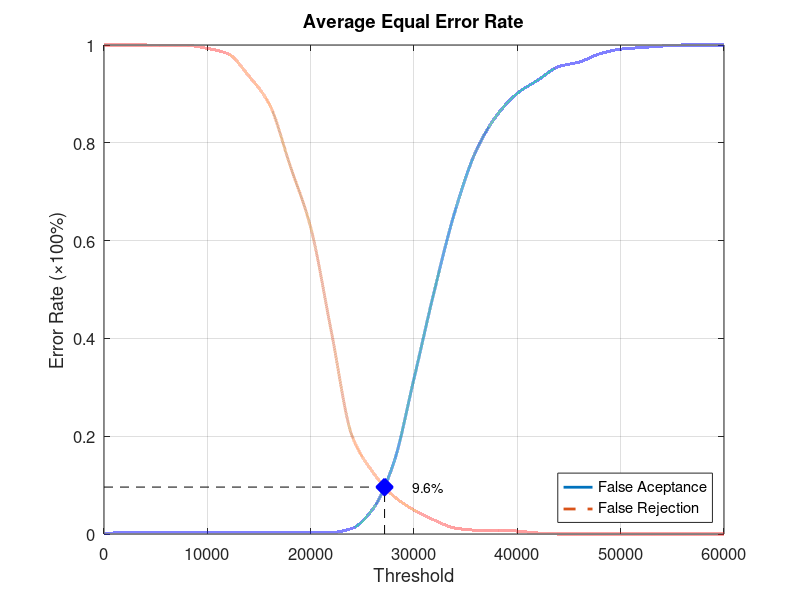
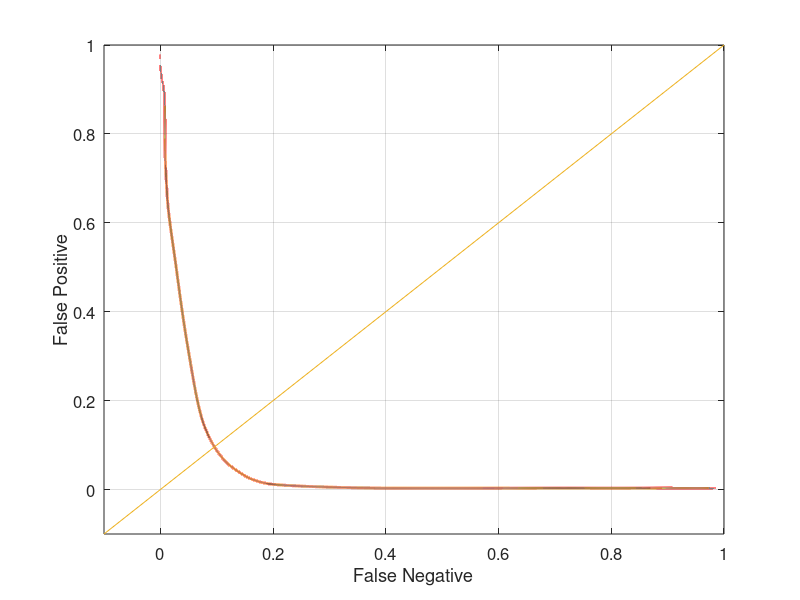

Write MATLAB code to recreate these figures, in order.
function yEER = Database2Average
close all;
clear;
clc;
x = 0:2000:60000;
xq = 0:0.5:60000;

y0 = [0 0.0031579 0.0031579 0.0031579 0.0031579 0.0031579 0.0031579 0.0031579 0.0031579 0.0031579 0.0031579 0.0031579 0.0115789 0.0505263 0.143158 0.317895 0.5 0.662105 0.783158 0.855789 0.901053 0.928421 0.955789 0.965263 0.982105 0.991579 0.994737 0.997895 1 1 1];
yy0 = interp1(x, y0, xq, 'pchip');
y1 = [1 1 1 0.999 0.999 0.993 0.982 0.937 0.879 0.754 0.627 0.414 0.201 0.127 0.078 0.049 0.028 0.012 0.008 0.008 0.006 0.002 0 0 0 0 0 0 0 0 0];
yy1 = interp1(x, y1, xq, 'pchip');

% Calculating EER: 
y2 = abs(y0 - y1);
find(y2 == min(y2))
yy2 = abs(yy0 - yy1);
xEER = find(yy2 == min(yy2));
xEERIndex = xq(xEER) % X-axis EER
yEER = yy0(xEER) % Y-axis EER

main = figure
plot(xq, yy0,'-','LineWidth', 2);	hold on
plot(xq, yy1,'--','LineWidth', 2);	hold on
plot([xEERIndex xEERIndex], [0 yEER], 'k--');	hold on
plot([0 xEERIndex], [yEER yEER], 'k--');	hold on
plot(xEERIndex, yEER, 'bx', 'LineWidth', 10);	hold on
text(xEERIndex + 10 * xEERIndex / 100, yEER, [num2str(round((10000 * yEER)) / 100) '%'])
legend('False Aceptance', 'False Rejection', 'Location', 'SouthEast')
xlabel('Threshold')
ylabel('Error Rate (\times100%)')
title('Average Equal Error Rate')
set(gca, 'FontSize', 12)
axis([0 60000 0 1])
grid on

print(main, 'Database2AverageMain', '-dpng');
FNRxFPR = figure('Color', [1 1 1]);
plot(yy1, yy0, '-', yy1, yy0, 'LineWidth', 2);
hold on
y = -0.1:0.1:1
plot(y, y); 
set(gca, 'FontSize', 12)
xlabel('False Negative')
ylabel('False Positive')
axis([-0.1 1 -0.1 1])
set(gca, 'FontSize', 12)
grid on

print(FNRxFPR, 'Database2AverageFNRxFPR','-dpng');
end
